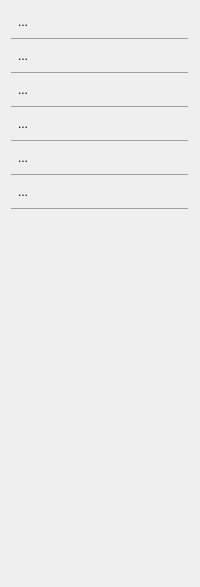
            <widget class="QWidget" name="vpMonitor">
             <layout class="QVBoxLayout" name="verticalLayout_13">
              <item>
               <widget class="QToolButton" name="btnMonitorAna">
                <property name="text">
                 <string>...</string>
                </property>
                <property name="icon">
                 <iconset resource="icons.qrc">
                  <normaloff>:/icons/analysis.png</normaloff>:/icons/analysis.png</iconset>
                </property>
                <property name="iconSize">
                 <size>
                  <width>22</width>
                  <height>22</height>
                 </size>
                </property>
                <property name="autoRaise">
                 <bool>true</bool>
                </property>
               </widget>
              </item>
              <item>
               <widget class="QFrame" name="frame_23">
                <property name="maximumSize">
                 <size>
                  <width>16777215</width>
                  <height>1</height>
                 </size>
                </property>
                <property name="frameShape">
                 <enum>QFrame::HLine</enum>
                </property>
                <property name="frameShadow">
                 <enum>QFrame::Raised</enum>
                </property>
               </widget>
              </item>
              <item>
               <widget class="QToolButton" name="btnMonitorObj">
                <property name="text">
                 <string>...</string>
                </property>
                <property name="icon">
                 <iconset resource="icons.qrc">
                  <normaloff>:/icons/Objective.png</normaloff>:/icons/Objective.png</iconset>
                </property>
                <property name="iconSize">
                 <size>
                  <width>22</width>
                  <height>22</height>
                 </size>
                </property>
                <property name="autoRaise">
                 <bool>true</bool>
                </property>
               </widget>
              </item>
              <item>
               <widget class="QFrame" name="frame_24">
                <property name="maximumSize">
                 <size>
                  <width>16777215</width>
                  <height>1</height>
                 </size>
                </property>
                <property name="frameShape">
                 <enum>QFrame::HLine</enum>
                </property>
                <property name="frameShadow">
                 <enum>QFrame::Raised</enum>
                </property>
               </widget>
              </item>
              <item>
               <widget class="QToolButton" name="btnMonitorConst">
                <property name="text">
                 <string>...</string>
                </property>
                <property name="icon">
                 <iconset resource="icons.qrc">
                  <normaloff>:/icons/constraint.png</normaloff>:/icons/constraint.png</iconset>
                </property>
                <property name="iconSize">
                 <size>
                  <width>22</width>
                  <height>22</height>
                 </size>
                </property>
                <property name="autoRaise">
                 <bool>true</bool>
                </property>
               </widget>
              </item>
              <item>
               <widget class="QFrame" name="frame_37">
                <property name="maximumSize">
                 <size>
                  <width>16777215</width>
                  <height>1</height>
                 </size>
                </property>
                <property name="frameShape">
                 <enum>QFrame::HLine</enum>
                </property>
                <property name="frameShadow">
                 <enum>QFrame::Raised</enum>
                </property>
               </widget>
              </item>
              <item>
               <widget class="QToolButton" name="btnMonitorHis">
                <property name="text">
                 <string>...</string>
                </property>
                <property name="icon">
                 <iconset resource="icons.qrc">
                  <normaloff>:/icons/history.png</normaloff>:/icons/history.png</iconset>
                </property>
                <property name="iconSize">
                 <size>
                  <width>22</width>
                  <height>22</height>
                 </size>
                </property>
                <property name="autoRaise">
                 <bool>true</bool>
                </property>
               </widget>
              </item>
              <item>
               <widget class="QFrame" name="frame_38">
                <property name="maximumSize">
                 <size>
                  <width>16777215</width>
                  <height>1</height>
                 </size>
                </property>
                <property name="frameShape">
                 <enum>QFrame::HLine</enum>
                </property>
                <property name="frameShadow">
                 <enum>QFrame::Raised</enum>
                </property>
               </widget>
              </item>
              <item>
               <widget class="QToolButton" name="btnMonitorLogs">
                <property name="text">
                 <string>...</string>
                </property>
                <property name="icon">
                 <iconset resource="icons.qrc">
                  <normaloff>:/icons/license.png</normaloff>:/icons/license.png</iconset>
                </property>
                <property name="iconSize">
                 <size>
                  <width>22</width>
                  <height>22</height>
                 </size>
                </property>
                <property name="autoRaise">
                 <bool>true</bool>
                </property>
               </widget>
              </item>
              <item>
               <widget class="QFrame" name="frame_39">
                <property name="maximumSize">
                 <size>
                  <width>16777215</width>
                  <height>1</height>
                 </size>
                </property>
                <property name="frameShape">
                 <enum>QFrame::HLine</enum>
                </property>
                <property name="frameShadow">
                 <enum>QFrame::Raised</enum>
                </property>
               </widget>
              </item>
              <item>
               <widget class="QToolButton" name="btnMonitorExport">
                <property name="text">
                 <string>...</string>
                </property>
                <property name="icon">
                 <iconset resource="icons.qrc">
                  <normaloff>:/icons/export.png</normaloff>:/icons/export.png</iconset>
                </property>
                <property name="iconSize">
                 <size>
                  <width>22</width>
                  <height>22</height>
                 </size>
                </property>
                <property name="autoRaise">
                 <bool>true</bool>
                </property>
               </widget>
              </item>
              <item>
               <widget class="QFrame" name="frame_55">
                <property name="maximumSize">
                 <size>
                  <width>16777215</width>
                  <height>1</height>
                 </size>
                </property>
                <property name="frameShape">
                 <enum>QFrame::HLine</enum>
                </property>
                <property name="frameShadow">
                 <enum>QFrame::Raised</enum>
                </property>
               </widget>
              </item>
              <item>
               <spacer name="verticalSpacer_9">
                <property name="orientation">
                 <enum>Qt::Vertical</enum>
                </property>
                <property name="sizeHint" stdset="0">
                 <size>
                  <width>20</width>
                  <height>367</height>
                 </size>
                </property>
               </spacer>
              </item>
             </layout>
            </widget>
